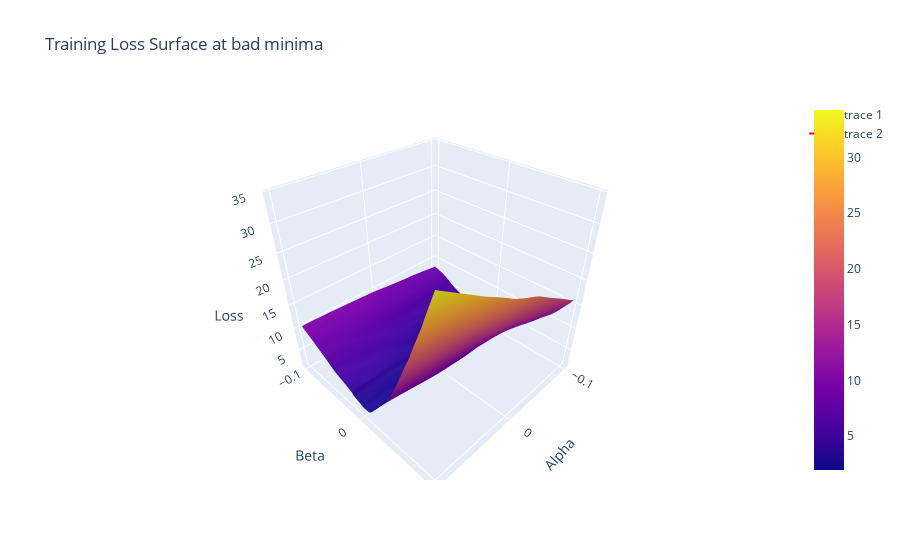
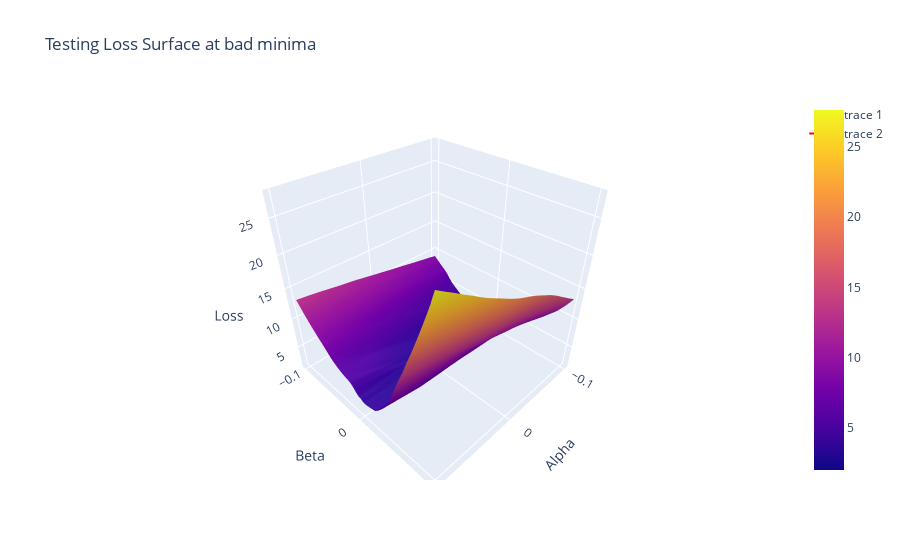

Notebook source saved alongside these figures, in order:
### Code cell
plot_loss_surface_3d(alphas, betas, train_loss_surface_bad, np.array(trajectory), 'Training Loss Surface at bad minima')
plot_loss_surface_3d(alphas, betas, test_loss_surface_bad, np.array(trajectory), 'Testing Loss Surface at bad minima')
